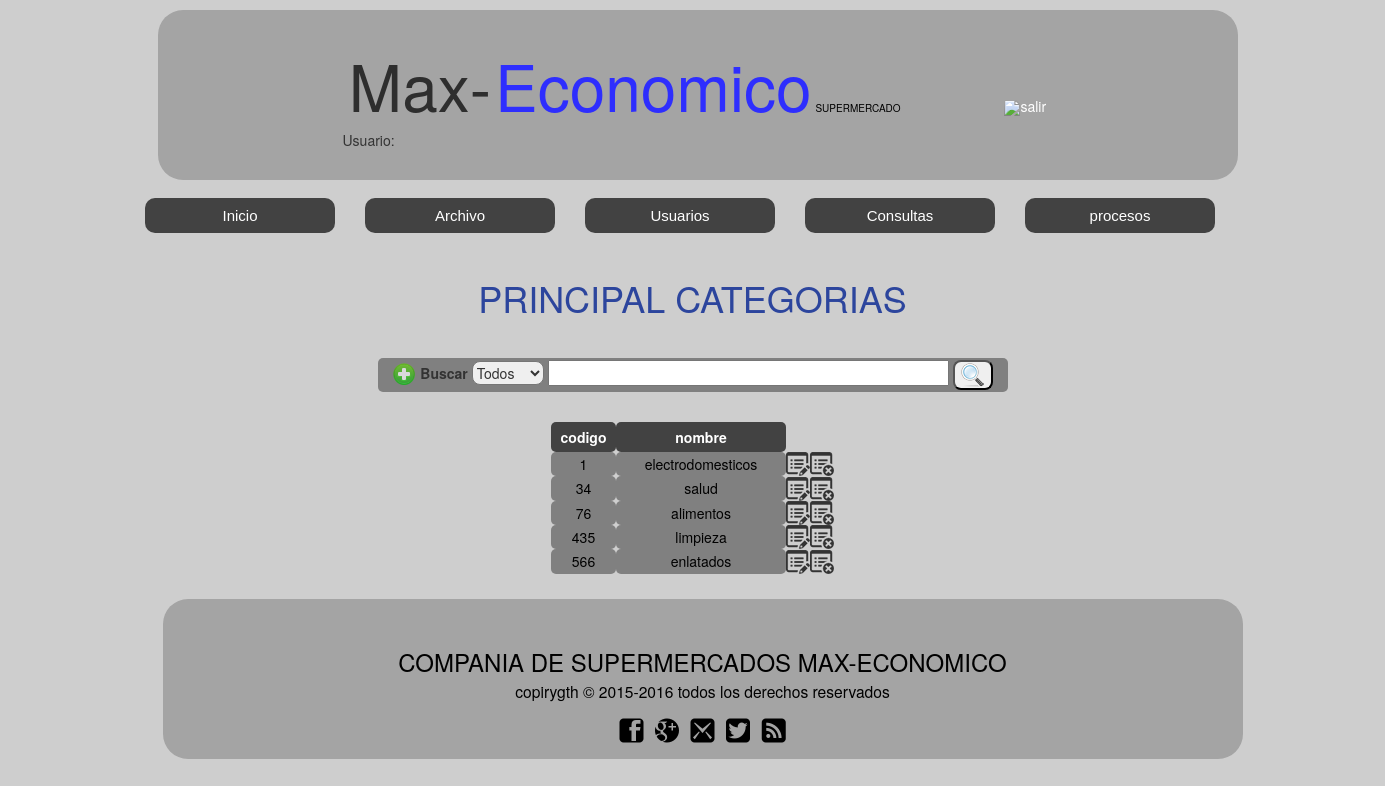
The app's page /categorias.php (signed in) with its own data.
### tables this page shows
CREATE TABLE `categorias` (
  `cat_codigo` int(3) NOT NULL auto_increment,
  `cat_nombre` varchar(25) NOT NULL,
  PRIMARY KEY  (`cat_codigo`)
);

### categorias.php (the view, shortened to what this page needs)
<!DOCTYPE html>
<html>
<head>
	<link rel="stylesheet" type="text/css" href="css/estilo.css">
	<link rel="stylesheet" type="text/css" href="css/normalizer.css">
	<link rel="stylesheet" type="text/css" href="css/bottstrap/bootstrap.min.css">
</head>
<body class="cuerpo">
<center>
  <section class="contenedorinicio1">
    <br>
    <h1 class="tituloinicio1">
       Max-
    </h1>
    <h2 class="tituloinicio2">
       Economico
    </h2>
    <h3 class="tituloinicio3">
      SUPERMERCADO
    </h3>
    <a id="ingresar" href="cerrar_sesion.php"><img class="iconingresar" src="imagenes/cerrar">salir</a>
    <br>
    <div id="usuario">
       <?php
        echo  " Usuario: ".$nombreususis ;
        ?>
    </div>
  </section>
  <div id="menu2">
  <ul>
    <li class="nivel1">
      <a href="principalsistema.php" class="nivel1">Inicio</a>
    </li>
      <li class="nivel1"><a href="#" class="nivel1">Archivo</a>
    </li>
    <li class="nivel1"><a href="#" class="nivel1">Usuarios</a>
    </li>
    <li class="nivel1"><a href="#" class="nivel1">Consultas</a>
    </li>
    <li class="nivel1"><a href="#" class="nivel1">procesos</a>
    </li>
    </ul>
    </div>
    <br>
    <br>
    <br>
    <h1>PRINCIPAL CATEGORIAS</h1>
	  <section id="cuerpo2">
				<form  id="frmbuscar" method="POST" action="">
						<a href="formulariocategorias.php">
							<img src="imagenes/adicionar.png">
						</a>
						<label id="lblbuscar">Buscar</label>
							<select id="selbuscar" name="selcampo">
								<option value="todos">Todos</option>
							</select>
						<input type="text" name="txtbuscar" size="50" height="5px" class="campobuscar">
						<button type="submit" name="btnbuscar" class="botonbuscar">
							<img src="imagenes/lupa.png">
						</button>
				</form>
				<br>
				<table >
				 <tr id="titulo2prod">
				    <th id="codigo">
				        codigo
				     </th>
				      <th  id="nombre">
				        nombre
				     </th>
				 <tr>
				<?php
				$con  = ConectarBD();
				$sSQL = "SELECT * FROM categorias".$where;
				$datos = $con->query($sSQL);
				foreach( $datos as $fila)
				{
				 echo '<tr id="contenido">';
				 	echo '<td id="codigo">';
				       echo $fila['cat_codigo'];
				    echo '</td>';
				    echo '<td id="nombre">';
				       echo $fila['cat_nombre'];
				    echo '</td>';
				    echo '<td class="imgicon">';
				       echo '<a href="modificar_categorias.php?codigo='.$fila['cat_codigo'].'"><img class="imgicon" src="imagenes/editar.png" > </a>';
				    echo '</td>';
				    echo '<td class="imgicon">';
				       echo '<a href="eliminar_categorias.php?codigo='.$fila['cat_codigo'].'"><img class="imgicon" src="imagenes/eliminar.png" > </a>';
				    echo '</td>';
				 echo '</tr>';
				}
			?>
		</table>
      </section>
	 <?php
	 include_once("pie.php");
	  ?>
</center>
</body>
</html>

### css/estilo.css (style rules this page uses)
.imgicon { background:#cecece; }
.cuerpo { background:#cecece; }
#menu2 { text-align: center; font-size: 15px; width: 1300px; background: blue; margin: 18px auto 12px 75px; background: blue; }
#menu2 ul { list-style-type: none; }
#menu2 ul li.nivel1 { float: left; width: 220px; }
#menu2 ul li a { display: block; text-decoration: none; color: #fff; background-color: #424242; padding: 7px; position: relative; margin-left: 30px; font-family: arial; border-radius: 10px; }
#menu2 ul li a.nivel1 { display: block!important; display: none; position: relative; }
h1 { text-align: center; color: #2C459D; }
h2 { text-align: center; }
form { margin: 0 auto; width: 870px; }
table { margin: 10px auto; }
div { margin: 5 0 0 30; width: 500px; text-align: justify; border: blue; }
.tituloinicio1 { display: inline-left; display: inline-block; color: #2E2E2E; font-size: 64px; }
.tituloinicio2 { display: inline-block; color: #2E2EFE; font-size: 64px; }
.tituloinicio3 { display: inline-block; font-size: 10px; color:#000; }
.contenedorinicio1 { width: 1080px; background: #A4A4A4; margin-left:10px; margin-top: 10px; height: 170px; border-radius: 25px; display: inline-block; }
#ingresar { margin-left: 100px; color: white; display: inline-block; text-align: center; text-decoration: none; }
.iconingresar { display: inline-block; }
#titulo2prod { background-color: #424242; color: #fff; line-height: 30px; }
#codigo { width: 65px; text-align:center; border-radius: 5px; }
#nombre { width: 170px; border-radius: 5px; text-align: center; }
#contenido { background-color: gray; color: black; }
#frmbuscar { background: gray; margin-top: 40px; width: 630px; padding: 2px; border-radius: 5px; }
.botonbuscar { border-radius: 8px; }
#selbuscar { border-radius: 8px; }
#usuario { margin-right: 210px; }

### records on screen
categorias: cat_codigo "1", cat_nombre "electrodomesticos"
categorias: cat_codigo "34", cat_nombre "salud"
categorias: cat_codigo "76", cat_nombre "alimentos"
categorias: cat_codigo "435", cat_nombre "limpieza"
categorias: cat_codigo "566", cat_nombre "enlatados"
